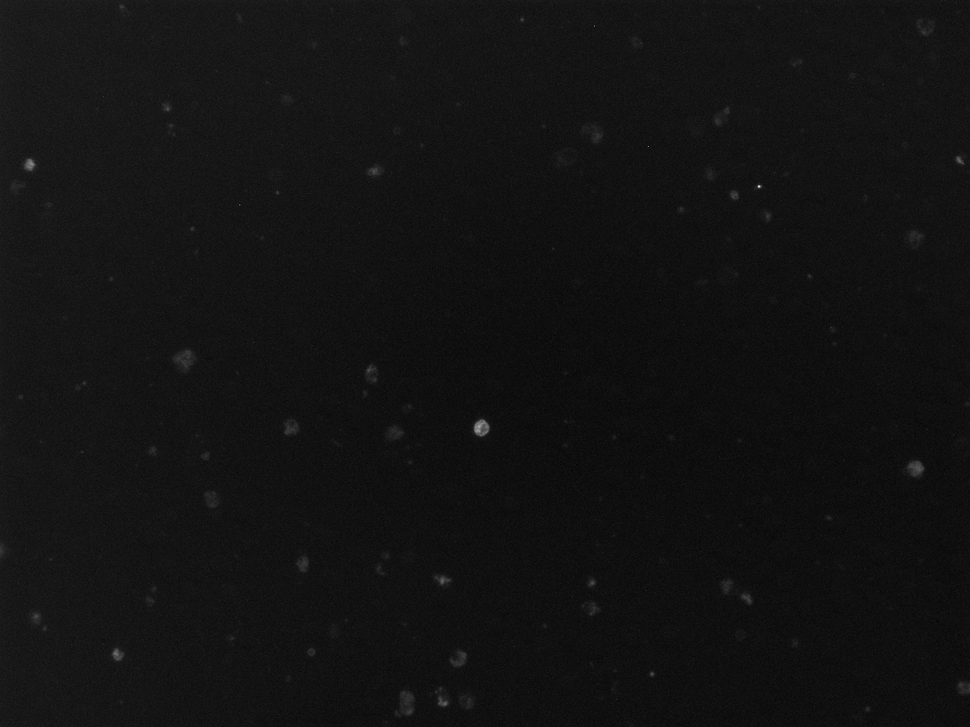
%> input picture matlab_tests/test.png, 970 x 727 px, shrunk from 1280 x 960 before the run
$ octave test.m   (GNU Octave 9; MATLAB toolbox functions it lacks are replaced by stand-ins)
%> lines starting %> are read from the running program, lines starting %| are printed output that depends on the picture; in (x1, y1, x2, y2) boxes, pixels count from 0 and x2, y2 are one past the last pixel; in counts of white or black regions, pixels touching at a corner belong together; the program's own positions count from 1
I = imread('test.png');
%> I is the input picture: size 727x970 uint8; min 3, max 240, mean 18.7
figure, imshow(I), title('original image');
text(size(I,2),size(I,1)+15, ...
    'Image courtesy of Alan Partin', ...
    'FontSize',7,'HorizontalAlignment','right');
text(size(I,2),size(I,1)+25, ....
    'Johns Hopkins University', ...
    'FontSize',7,'HorizontalAlignment','right');
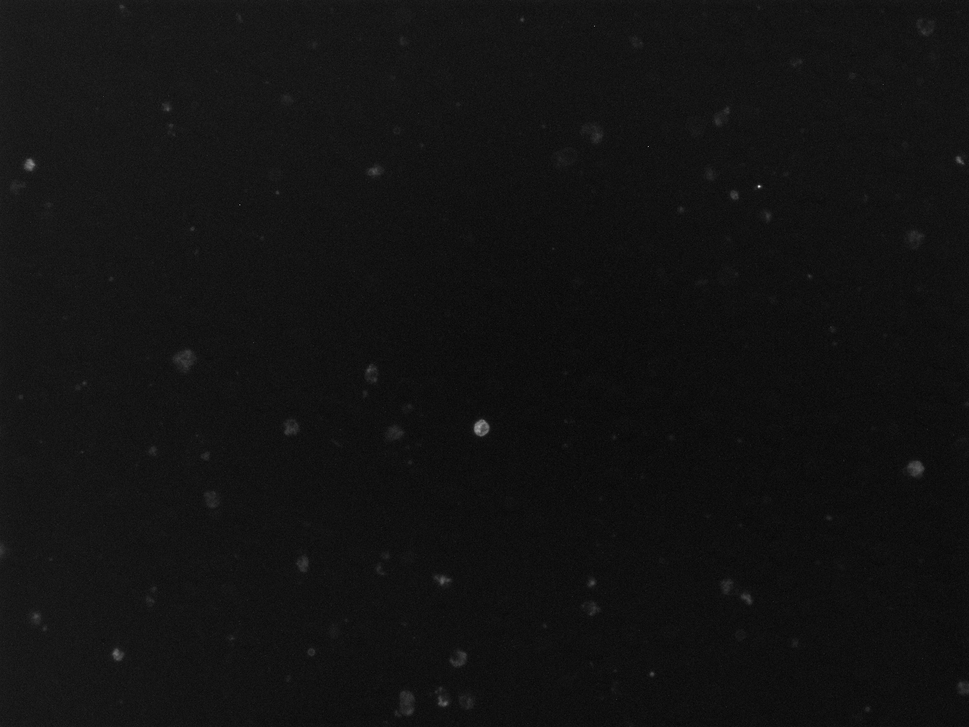
%> figure redrawn from the program's plot data; its title reads 'original image'

[~, threshold] = edge(I, 'sobel');
%> threshold = 0.0152
fudgeFactor = .9;
BWs = edge(I,'sobel', threshold * fudgeFactor);
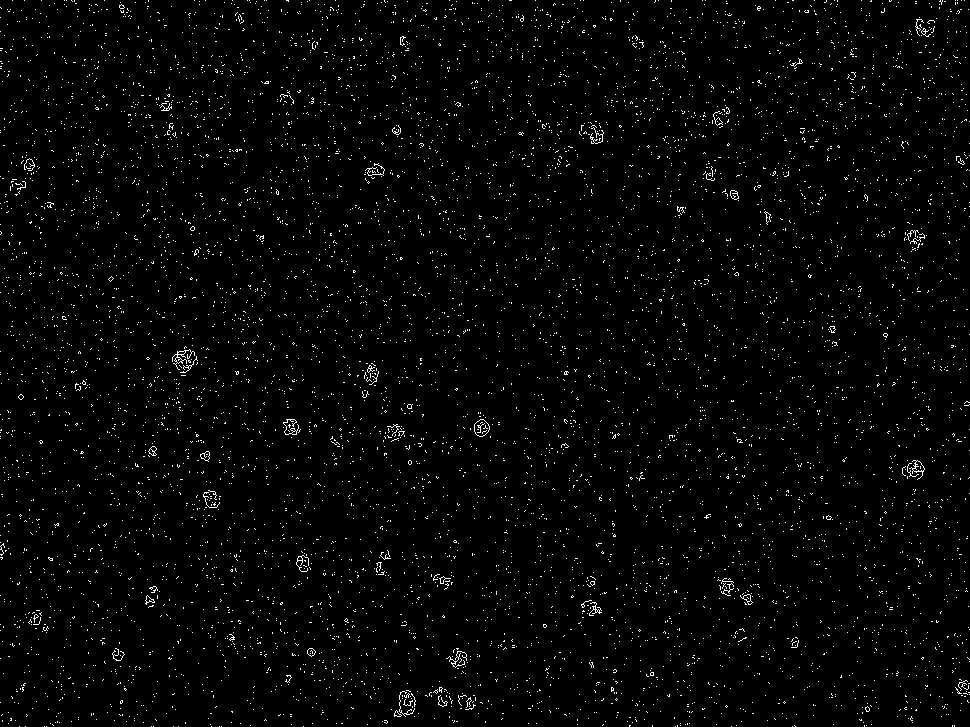
%> BWs: size 727x970 logical; 2% white in thin lines or dots
figure, imshow(BWs), title('binary gradient mask');

se90 = strel('line', 3, 90);
se0 = strel('line', 3, 0);
BWsdil = imdilate(BWs, [se90 se0]);
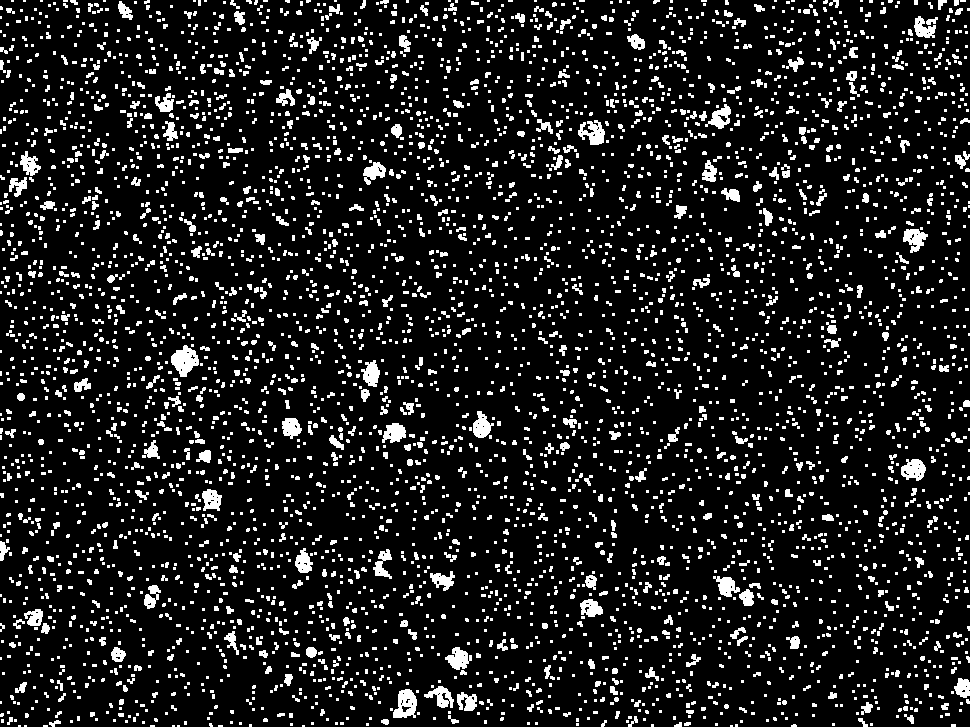
%> BWsdil: size 727x970 logical; 11.8% white; 4776 white regions (3810 under 20 px), largest, box (x1, y1, x2, y2) and area: (171, 345, 199, 377) 548, (393, 689, 417, 718) 468, (578, 120, 605, 145) 408
figure, imshow(BWsdil), title('dilated gradient mask');

% BWsdil = imread('res.tif');


BWdfill = imfill(BWsdil, 'holes');
%> BWdfill: size 727x970 logical; 11.8% white; 4776 white regions (3810 under 20 px), largest, box (x1, y1, x2, y2) and area: (171, 345, 199, 377) 562, (393, 689, 417, 718) 512, (578, 120, 605, 145) 416
figure, imshow(BWdfill);
title('binary image with filled holes');


%%BWnobord = imclearborder(BWdfill, 4);
%figure, imshow(BWnobord), title('cleared border image');


seD = strel('diamond',1);
BWfinal = imerode(BWdfill,seD);
%> BWfinal: size 727x970 logical; 3.7% white; 5120 white regions (4981 under 20 px), largest, box (x1, y1, x2, y2) and area: (172, 346, 198, 376) 473, (394, 690, 416, 717) 418, (902, 460, 925, 480) 323
BWfinal = imerode(BWfinal,seD);
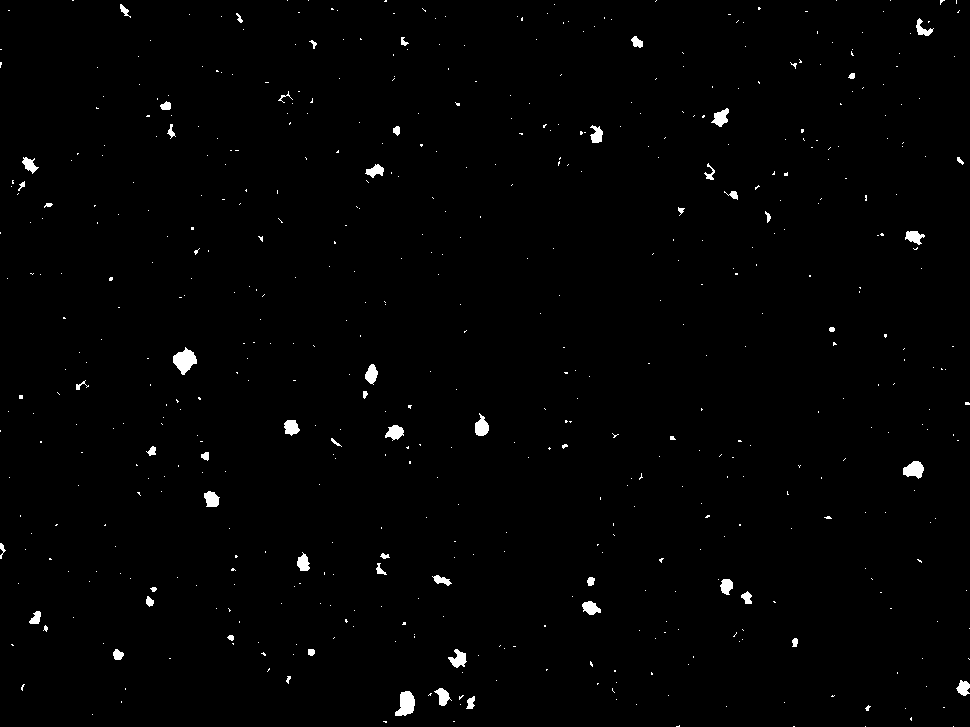
%> BWfinal: size 727x970 logical; 1% white; 572 white regions (513 under 20 px), largest, box (x1, y1, x2, y2) and area: (173, 347, 197, 375) 393, (395, 691, 415, 716) 342, (903, 461, 924, 479) 259
figure, imshow(BWfinal), title('segmented image');

CC = bwconncomp(BWfinal, conndef(ndims(BWfinal), 'maximal'));
%> CC = 572 connected components
S = regionprops(CC, 'Area');
%> S = 572 regions; largest, Area: 393, 342, 259, 210, 200
L = labelmatrix(CC);
%> L: size 727x970 uint16; 573 distinct labels, from 0 to 572
BWfinal = ismember(L, find([S.Area] >= 50));
figure, imshow(BWfinal), title('segmented image 2');

BWoutline = bwperim(BWfinal);
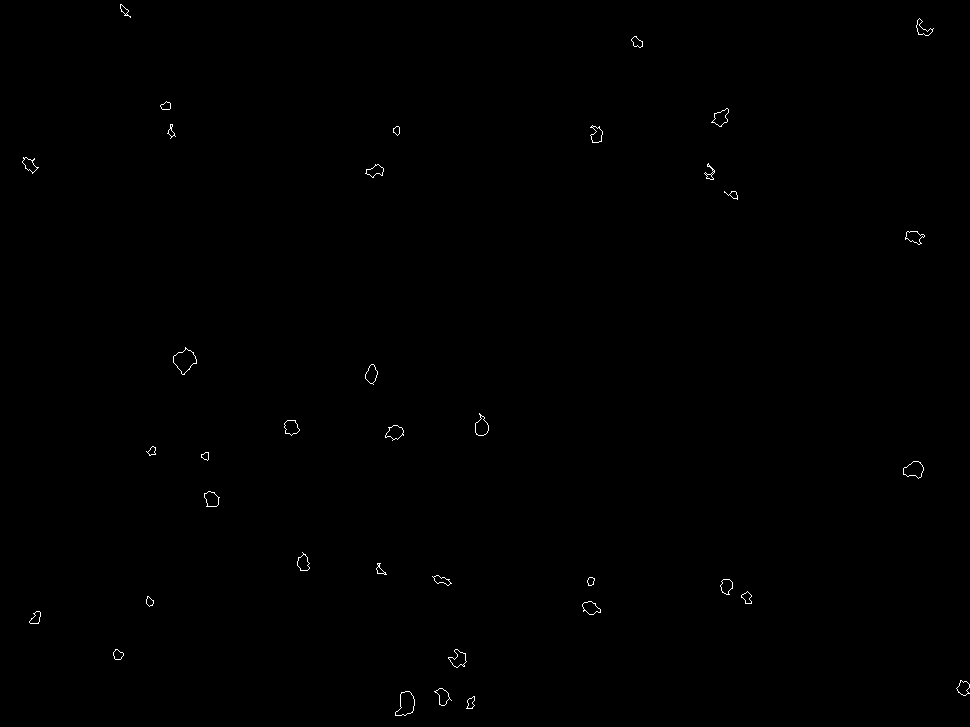
%> BWoutline: size 727x970 logical; 0.22% white in thin lines or dots
Segout = I;
Segout(BWoutline) = 255;
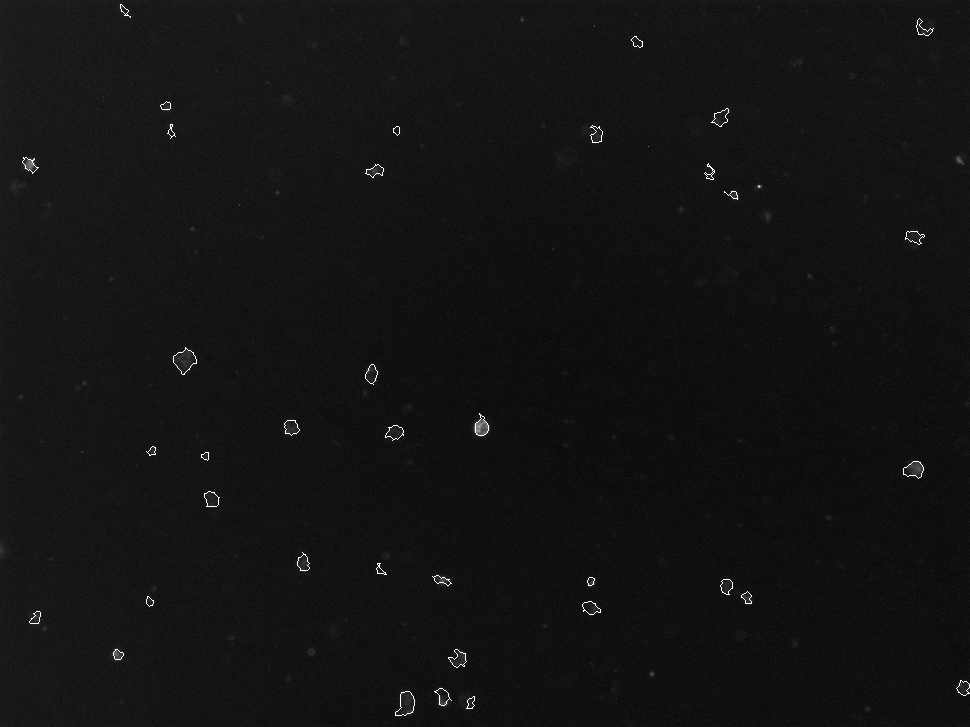
%> Segout: size 727x970 uint8; 0.22% of pixels changed, all inside (x1, y1, x2, y2) = (22, 4, 970, 716)
figure, imshow(Segout), title('outlined original image');
